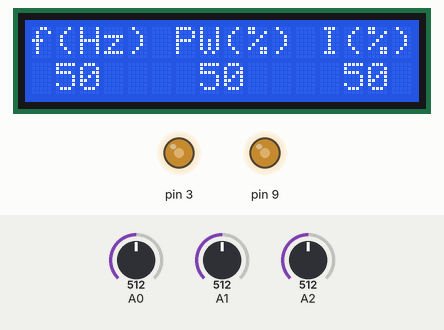
This sketch was run on a simulated Arduino Uno, built with avr-gcc and run on an emulated ATmega328P. On the bench: 16×2 character LCD, output pins drawn as LEDs (lit = HIGH). The test bench sets the inputs (shaded band); at power-on: A1 = 512, A2 = 512, A0 = 512.

Above: at 2.2 s.
2.3 s: A1 set to 716
At 2.9 s:
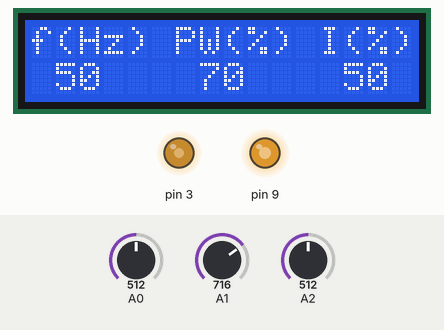
3.8 s: A2 set to 716
At 4.5 s:
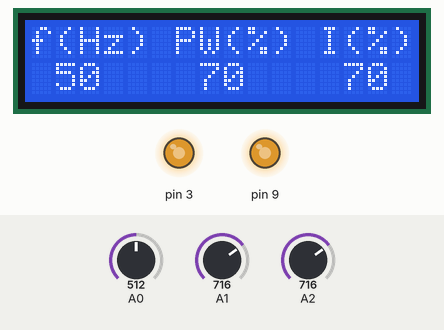
5.3 s: A0 set to 12
At 5.9 s:
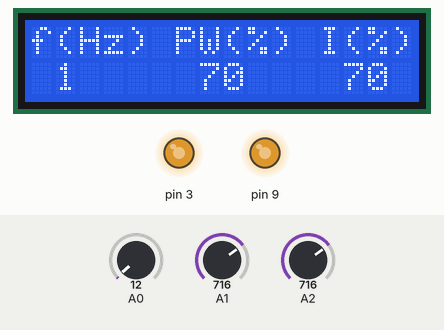
6.8 s: A0 set to 9
At 7.4 s:
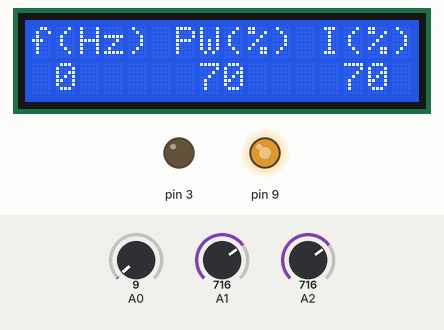
8.3 s: A1 set to 900
At 9.0 s:
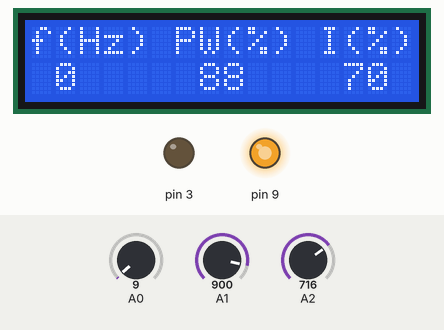
9.8 s: A0 set to 122
At 10.6 s:
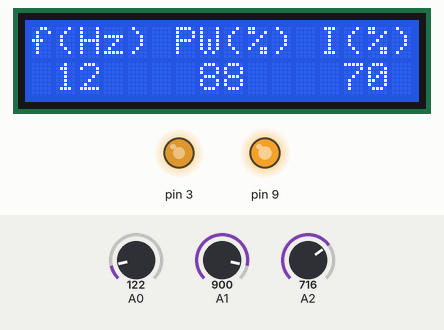
Timing chart, 0 to 12.3 s (numbered marks = the images above; inputs shaded):
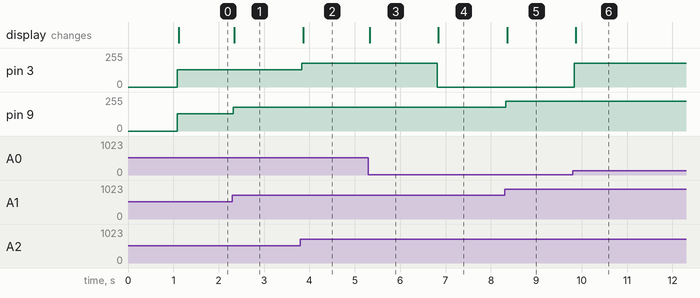

The sketch:

stroboscope_v1.0.ino
```cpp
/*

Arduino script which includes:
 - 2 PWM signals (2 transistors)
 - LCD display I2C which displays the frequency, pulse width and the intensity
 - 3 analog readouts of potentiometers for frequency (0-100 Hz), pulse width (0-100 %) and intensity (0-100 %)

Jasper van Bemmel 19-03-2025

*/


//Include libraries
#include <PWM.h>
#include <Wire.h>
#include <LiquidCrystal_I2C.h>

//Pin selection
int led = 9;                // the pin that the LED is attached to
int dim = 3;                // the pin that dimms the LED

LiquidCrystal_I2C lcd(0x27,16,2);  // set the LCD address to 0x27 for a 16 chars and 2 line display


//Manual settings when analog inputs are disconnected
int dutycycle_1 = 50;         //pulsewidth in percentage
int frequency_strob = 20;     //frequency stroboscope
int frequency_dim = 1000;     //frequency of dimming LED (in Hz)
int dutycycle_2 = 70;  	      //brightness of led in percentage


//Map dutycycles to valules between 0 and 255 (8-bits)
int pulsewidth = map(dutycycle_1, 0, 100, 0, 255);
int brightness = map(dutycycle_2, 0, 100, 0, 255);

void setup()
{


  InitTimersSafe();          // initialize all timers except for 0, to save time keeping functions

  lcd.init();                // initialize the lcd
  lcd.backlight();           // light the lcd

  lcd.setCursor(0,0);       // set cursor to 0,0
  lcd.print("INITIALIZING");
  lcd.setCursor(0,1);
  lcd.print("SYSTEM...");
  delay(1000);
  lcd.clear();              // clear lcd

}


void loop()
{


// reading and scaling analog ports (10-bit)
int fpot = map(analogRead(A0), 0, 1023, 0,  101); // frequency stroboscope
int pwpot = map(analogRead(A1), 0, 1023, 0,  256);// pulse width
int Ipot = map(analogRead(A2), 0, 1023, 0,  256); // Intensity

int pwpot_print = map(analogRead(A1), 0, 1023, 0,  101);// pulse width
int Ipot_print = map(analogRead(A2), 0, 1023, 0,  101); // Intensity

if (fpot == 0) Ipot = 0;


// frequency and pulsewidth stroboscope (change fpot to frequency_strobo and pwpot to pulsewidth when analog readouts are unused)
SetPinFrequency(led, fpot);
pwmWrite(led, pwpot);

// frequency and brighness of stroboscope (change Ipot to brighness when analog readouts are unused)
SetPinFrequency(dim, frequency_dim);
pwmWrite(dim, Ipot);


//LCD display

lcd.setCursor(0,0);
lcd.print("f(Hz)");

lcd.setCursor(1,1);

if (analogRead(A0)<=2) fpot = 0;
if (analogRead(A0)>=1022) fpot = 100;

lcd.print(fpot);

  if (fpot < 10) lcd.setCursor(2,1); lcd.print("  "); //refresh lcd screen when values drops to values lower then 10.

lcd.setCursor(6,0);
lcd.print("PW(%)");

lcd.setCursor(7,1);

if (analogRead(A1)<=2) pwpot_print = 0;
if (analogRead(A1)>=1022) pwpot_print = 100;

lcd.print(pwpot_print);


  if (pwpot_print < 10) lcd.setCursor(8,1); lcd.print("  ");


lcd.setCursor(12,0);
lcd.print("I(%)");

lcd.setCursor(13,1);

if (analogRead(A2)<=2) Ipot_print = 0;
if (analogRead(A2)>=1022) Ipot_print = 100;

lcd.print(Ipot_print);

  if (Ipot_print < 10) lcd.setCursor(14,1); lcd.print("  ");


delay(10);


}
```

Measured:
- the behaviour switches between 11 and 10 on A0 (found by bisection; images 3 and 4)
- after the input at 2.3 s, pin 9: 128/255 → 179/255 at once; the display: changes after 0.05 s (image 1)
- after the input at 3.8 s, pin 3: 128/255 → 179/255 at once; the display: changes after 0.06 s (image 2)
- after the input at 5.3 s, the display: changes at once (image 3)
- after the input at 6.8 s, pin 3: 179/255 → 0/255 at once; the display: changes at once (image 4)
- after the input at 8.3 s, pin 9: 179/255 → 225/255 at once; the display: changes after 0.05 s (image 5)
- after the input at 9.8 s, pin 3: 0/255 → 179/255 at once; the display: changes after 0.07 s (image 6)
